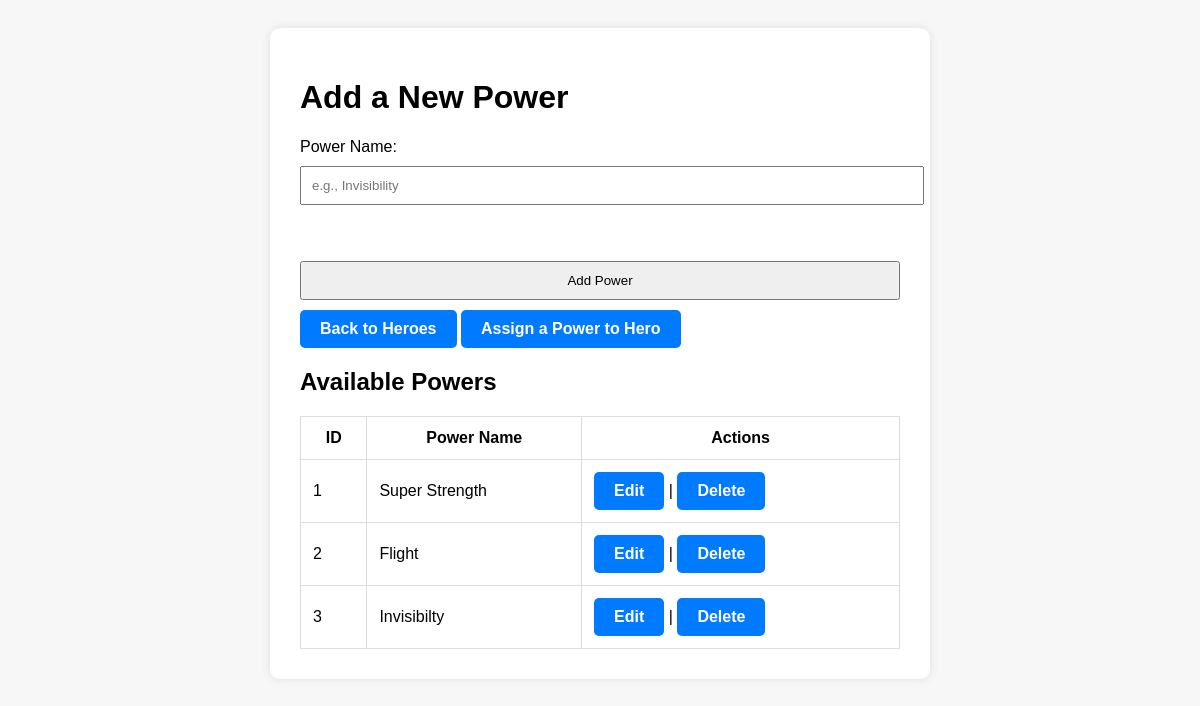
The app's page /add_power with its own data.
### heroes/app.py (models this page shows, shortened)
class Power(db.Model):
    id = db.Column(db.Integer, primary_key=True)
    name = db.Column(db.String(50), nullable=False, unique=True)
    hero_powers = db.relationship('HeroPower', backref='power', cascade="all, delete-orphan")

### heroes/app.py (the view, shortened to what this page needs)
@app.route("/add_power", methods=["GET", "POST"])
def add_power():
    powers = Power.query.order_by(Power.id).all()
    return render_template("add_power.html", powers=powers)

### heroes/templates/add_power.html (shortened to what this page needs)
{% extends 'base.html' %}
{% block body %}
<div class="content">
    <h1>Add a New Power</h1>
    <form action="/add_power" method="post">
        <label for="power_name">Power Name:</label><br>
        <input type="text" id="power_name" name="power_name" placeholder="e.g., Invisibility" required><br><br>
        <input type="submit" value="Add Power">
        <a href="/" class="button">Back to Heroes</a>
        <a href="/assign_power" class="button">Assign a Power to Hero</a>
    </form>
    <h2>Available Powers</h2>
    {% if powers %}
    <table>
        <tr>
            <th>ID</th>
            <th>Power Name</th>
            <th>Actions</th>
        </tr>
        {% for power in powers %}
        <tr>
            <td>{{ power.id }}</td>
            <td>{{ power.name }}</td>
            <td>
                <a href="/edit_power/{{ power.id }}" class="button">Edit</a> |
                <a href="/delete_power/{{ power.id }}" onclick="return confirm('Are you sure you want to delete this power?')" class="button">Delete</a>
            </td>
        </tr>
        {% endfor %}
    </table>
    {% else %}
        <p><em>No powers added yet.</em></p>
    {% endif %}
</div>
{% endblock %}

### heroes/static/styles.css (style rules this page uses)
body { font-family: Arial, sans-serif; background-color: #f7f7f7; padding: 20px; }
.content { max-width: 600px; margin: 0 auto; background: white; padding: 30px; border-radius: 10px; box-shadow: 0 0 10px rgba(0,0,0,0.1); }
input[type="text"], input[type="submit"] { display: block; width: 100%; padding: 10px; margin: 10px 0; }
table { width: 100%; border-collapse: collapse; margin-top: 20px; }
th, td { padding: 12px; border: 1px solid #ddd; }
a.button { display: inline-block; padding: 10px 20px; background-color: #007BFF; color: white; text-decoration: none; border-radius: 5px; font-weight: bold; transition: background-color 0.3s ease; }

### records on screen
Power: id "1", name "Super Strength"
Power: id "2", name "Flight"
Power: id "3", name "Invisibilty"
